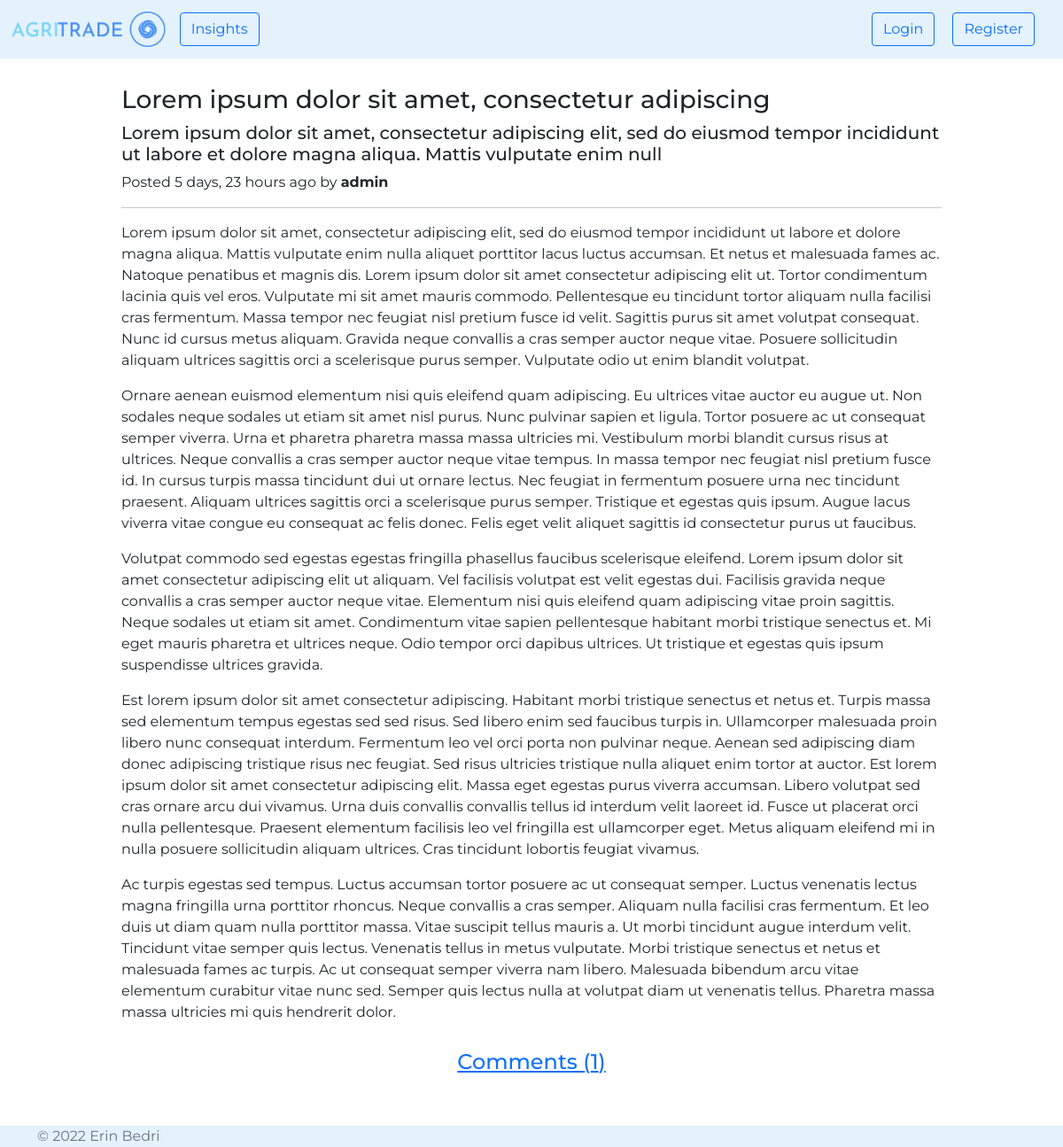
Screenshot of /posts/post/5/ with the database file from the repository.
### agri_trade/posts/models.py (models this page shows, shortened)
class Post(models.Model):
    TITLE_MAX_LEN = 50
    SUBTITLE_MAX_LEN = 150
    TOPIC_CHOICES = (
        ('Agriculture', 'Agriculture'),
        ('Markets', 'Markets'),
        ('Technology', 'Technology'),
        ('Others', 'Others'),
    )
    TOPIC_MAX_LEN = max([len(topic[1]) for topic in TOPIC_CHOICES])
    author = models.ForeignKey(
        UserModel,
        on_delete=CASCADE,
        related_name='posts',
    )
    title = models.CharField(
        max_length=TITLE_MAX_LEN,
    )
    subtitle = models.CharField(
        max_length=SUBTITLE_MAX_LEN,
        blank=True,
        null=True,
    )
    topic = models.CharField(
        max_length=TOPIC_MAX_LEN,
        choices=TOPIC_CHOICES,
    )
    body = RichTextField()
    created_on = models.DateTimeField(
        auto_now_add=True,
    )
    updated_on = models.DateTimeField(
        auto_now=True
    )
    class Meta:
        ordering = ['-created_on']

### agri_trade/posts/views.py (the view)
# urls.py: path('post/<int:pk>/', views.show_post, name='show post'),
def show_post(request, pk):
    post = get_object_or_404(Post, pk=pk)
    comments = PostComment.objects \
        .filter(post_id__exact=pk) \
        .order_by('created_on')
    comments_count = comments.count()
    context = {
        'post': post,
        'comments_count': comments_count,
    }
    return render(request, 'posts/show_post.html', context)

### agri_trade/posts/templates/posts/show_post.html
{% extends 'web/base.html' %}
{% block content %}
    <div class="container" style="margin-top: 30px; margin-bottom: 50px">
        <div class="row justify-content-md-center">
            <div class="col-md-10">
                <h3>{{ post.title }}</h3>
                <h5>{{ post.subtitle }}</h5>
                <p>Posted {{ post.created_on|timesince }} ago by <b>{{ post.author }}</b></p>
                <hr>
                <div>
                    <p>{{ post.body|safe }}</p>
                </div>
                <div class="text-center" style="margin-top: 30px">
                    <a href="{% url 'posts:show comments' post.id %}"><h4>Comments ({{ comments_count }})</h4></a>
                </div>
            </div>
        </div>
    </div>
{% endblock %}

### static/css/style.css (style rules this page uses)
body { font-family: 'Montserrat', sans-serif !important; }

### rows the page displays
Post: title "Lorem ipsum dolor sit amet, consectetur adipiscing", subtitle "Lorem ipsum dolor sit amet, consectetur adipiscing elit, sed do eiusmod tempor incididunt ut labore et dolore magna aliqua. Mattis vulputate enim null", created_on "5 days, 23 hours", author "admin", body "Lorem ipsum dolor sit amet, consectetur adipiscing elit, sed do eiusmod tempor incididunt ut labore et dolore magna aliqua. Mattis vulputate enim nulla aliquet porttitor lacus luctus accumsan. Et netus et malesuada fames ac. Natoque penatibus et magnis dis. Lorem ipsum dolor sit amet consectetur adipiscing elit ut. Tortor condimentum lacinia quis vel eros. Vulputate mi sit amet mauris commodo. Pellentesque eu tincidunt tortor aliquam nulla facilisi cras fermentum. Massa tempor nec feugiat nisl pretium fusce id velit. Sagittis purus sit amet volutpat consequat. Nunc id cursus metus aliquam. Gravida neque convallis a cras semper auctor neque vitae. Posuere sollicitudin aliquam ultrices…"

### other values shown
{{ comments_count }} "1"
